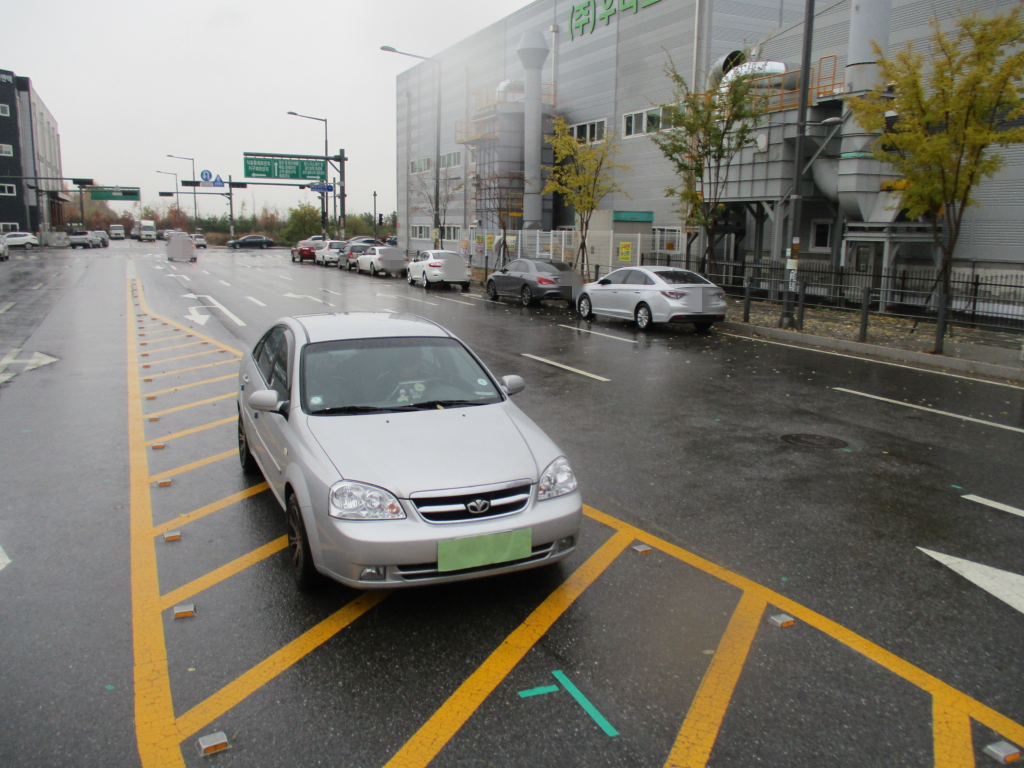
#> input picture multi image histogram/test.JPG, 2048 x 1536 px (shown at 1/2 size)
$ python label_crop.py
#> lines starting #> are read from the running program, lines starting #| are printed output that depends on the picture; after the words box and inside, x2 and y2 are one past the last pixel; in counts of white or black regions, pixels touching at a corner belong together
import cv2
import numpy as np
import matplotlib.pyplot as plt

image = cv2.imread('test.JPG')
#> image is the input picture: shape (1536, 2048, 3); mean B, G, R 110.8, 119.5, 122.1
# hsv_image = cv2.cvtColor(image, cv2.COLOR_BGR2HSV)
h,w,_ = image.shape
#> h = 1536; w = 2048
box_list = []
mask_image = []
temp_image = []
seed = 8
with open('test.txt','r') as rd:
#> (reads multi image histogram/test.txt from the repository)
    boxes = rd.readlines()
    for box in boxes:
        box = box.strip()
        box = box.split()
        box = list(map(float,box))
        box_width = box[3] * w
        box_height = box[4] * h
        box_center_x = box[1] * w
        box_center_y = box[2] * h

        xmin = int(box_center_x - box_width/2)
        ymin = int(box_center_y - box_height/2)
        xmax = int(box_center_x + box_width/2)
        ymax = int(box_center_y + box_height/2)
        mask = np.zeros((h,w), np.uint8)
        mask[ymin:ymax, xmin:xmax] = 255
        mask_image.append( cv2.resize(image[ymin:ymax,xmin:xmax],(300,300)))
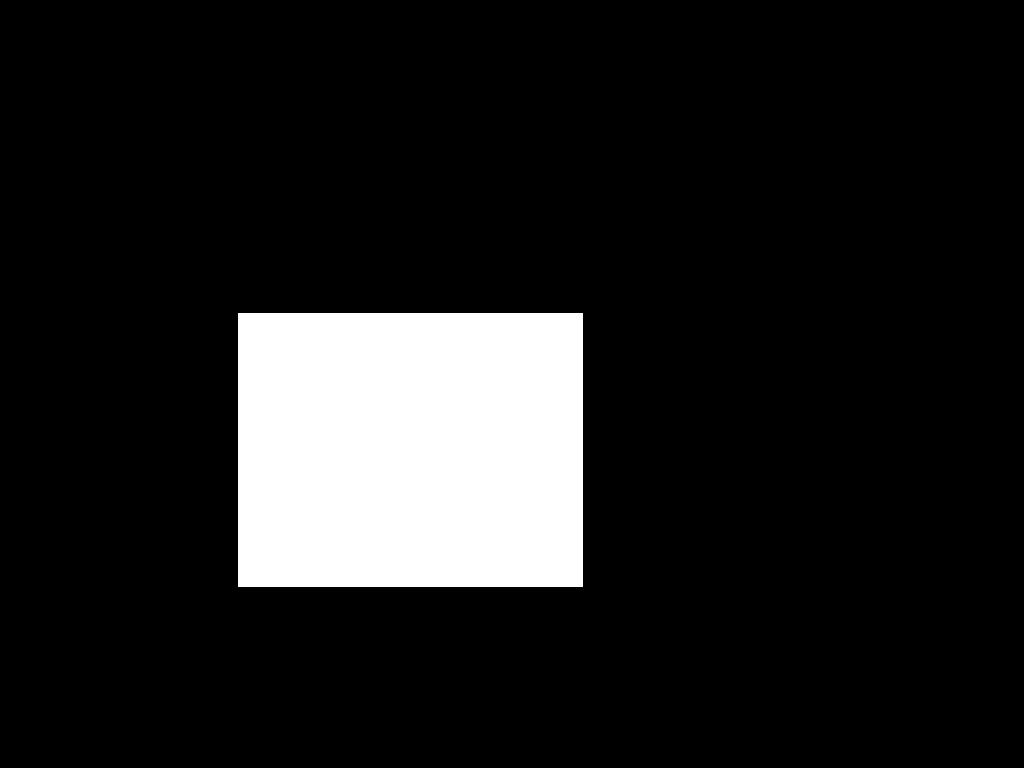
#> mask: shape (1536, 2048) (shown at 1/2 size); 12% white; 1 white region, box (x1, y1, x2, y2) and area: (476, 627, 1166, 1173) 376740
#> after the loop, mask_image = 15 items

for i in range(seed,len(mask_image)):
    if i == seed:
        temp_image = mask_image[i]
    else:
        temp_image = np.concatenate((temp_image,mask_image[i]), axis=1)
#> this loop made 7 passes
#> pass 1, `temp_image = mask_image[i]`:
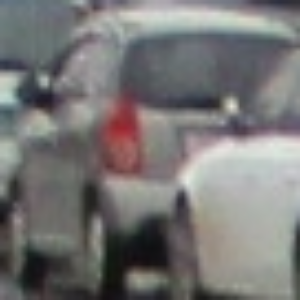
#> temp_image: shape (300, 300, 3); mean of channels 0, 1, 2 117.6, 118.2, 119.7; drawn as B, G, R
#> pass 2, `temp_image = np.concatenate((temp_image,mask_image[i]), axis=1)`:
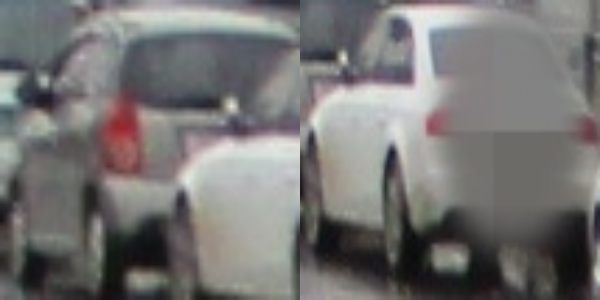
#> temp_image: shape (300, 600, 3); mean of channels 0, 1, 2 115.4, 116.2, 117.7; drawn as B, G, R
#> pass 3, `temp_image = np.concatenate((temp_image,mask_image[i]), axis=1)`:
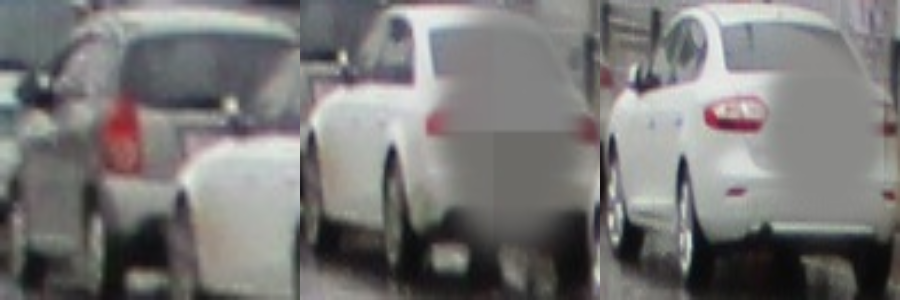
#> temp_image: shape (300, 900, 3); mean of channels 0, 1, 2 118.9, 119.7, 120.9; drawn as B, G, R
cv2.imshow('bounding boxes',temp_image)
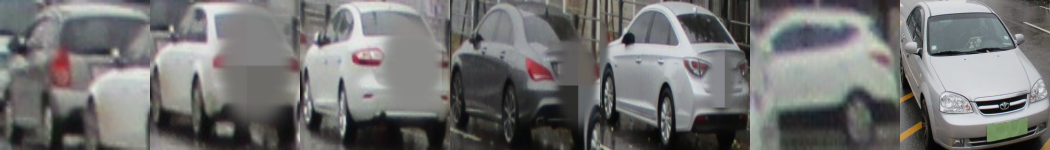
#> window 'bounding boxes': shape (300, 2100, 3) (shown at 1/2 size); mean B, G, R 113.3, 113.8, 113.8
cv2.waitKey(0)
